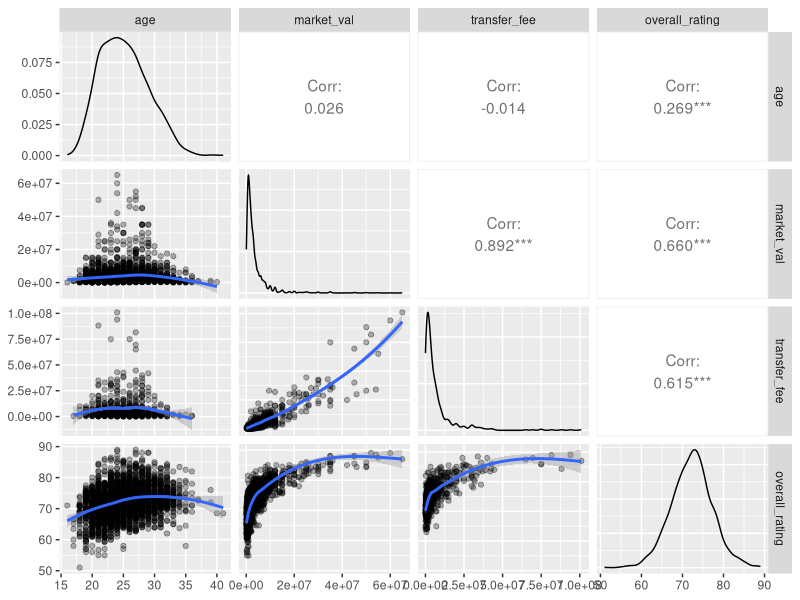
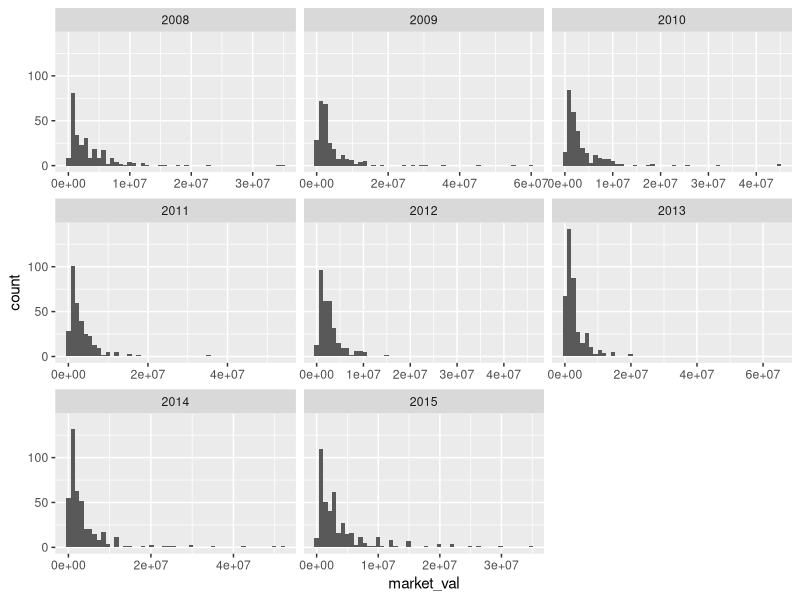
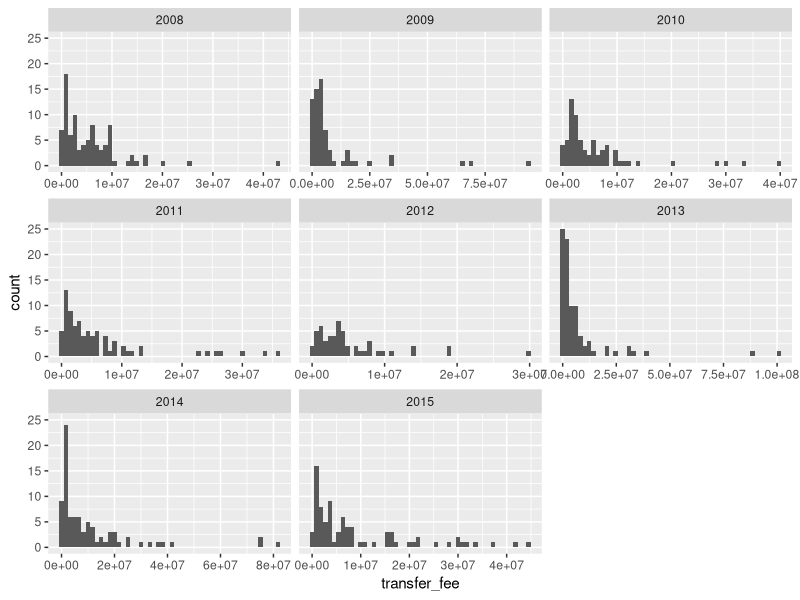
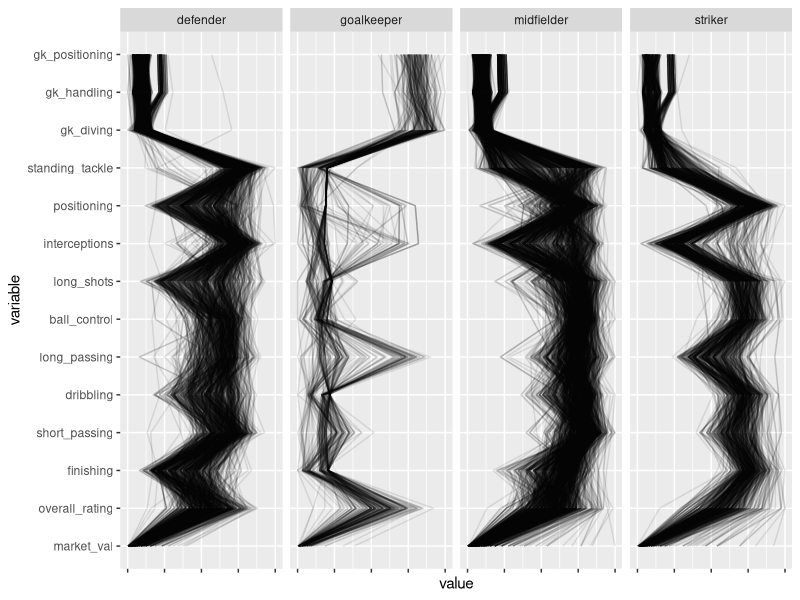
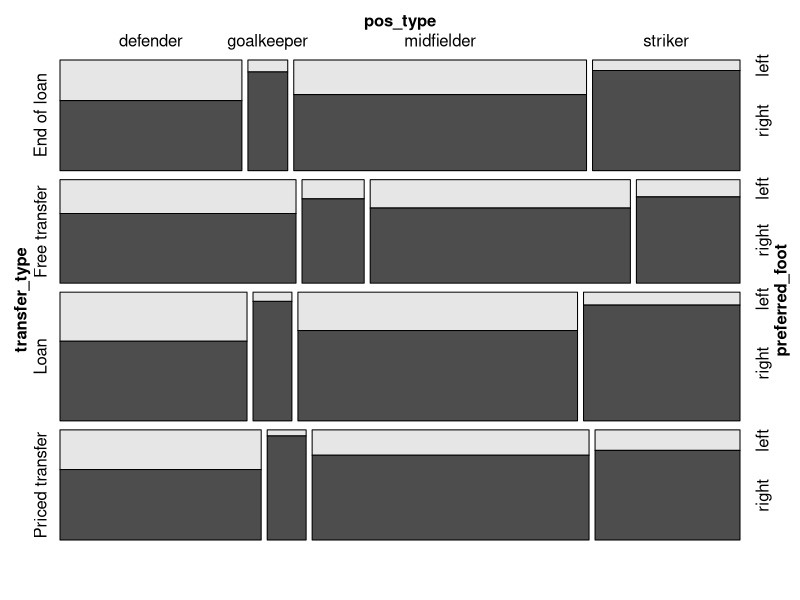

These figures' R source, in order:
## ---- chunk 1
options(warn=-1)

df <- read.csv(file="Main_Data.csv", header=TRUE, sep=",")
df$market_val <- as.numeric(as.character(df$market_val))

get_transfer_type <- function(value) {
  if (!is.na(as.numeric((value)))) {
    return ("Priced transfer")
  }
  else {
    if (value=="Loan"|value=="Loan fee:")
      return ("Loan")      
    else if (value=="Free transfer"|value=="End of loan")
      return (value)
    else
      return (NA)
  }
}

df$transfer_fee <- as.character(df$transfer_fee)
df$transfer_type <- mapply(get_transfer_type, df$transfer_fee)
df$transfer_fee <- as.numeric(df$transfer_fee)
df$transfer_type <- as.factor(df$transfer_type)

get_pos_type <- function(value) {
  offense <- c("CF","SS")
  middle <- c("AM", "LW", "RW", "CM", "DM", "RM", "LM")
  defense <- c("CB", "RB", "LB")
  goalkeep <- c("GK")
  if (value %in% offense)
    return ("striker")
  else if (value %in% middle)
    return ("midfielder")
  else if (value %in% defense)
    return ("defender")
  else if (value %in% goalkeep)
    return ("goalkeeper")
  else
    return (NA)
}

df$pos_type <- mapply(get_pos_type, df$pos)
df$pos_type <- as.factor(df$pos_type)

## ---- chunk 2
library(GGally)
library(ggplot2)

my_fn <- function(data, mapping, ...){
  p <- ggplot(data = data, mapping = mapping) + 
    geom_point(alpha = 0.3) + 
    geom_smooth(method = loess)
  p  
}

ggpairs(df[c(1,6,12,17)], lower=list(continuous=my_fn))
## ---- chunk 3
ggplot(df, aes(x=market_val)) + geom_histogram(bins=50) + 
  facet_wrap(~season, scale="free_x")
## ---- chunk 4
ggplot(df, aes(x=transfer_fee)) + geom_histogram(bins=50) + 
  facet_wrap(~season, scale="free_x")
## ---- chunk 5
cat_names <- c('1' = "defender", '2' = "goalkeeper", '3' = "midfielder", '4' = "striker")

ggparcoord(data=df, columns=c(6,17,21,23,25,28,29,39,41,42,46,48,49,51), 
  scale="uniminmax", alpha=0.1) + 
  coord_flip() + theme(axis.text.x=element_blank()) + 
  facet_grid(.~pos_type, labeller=as_labeller(cat_names))
## ---- chunk 6
library(vcd)
vcd::mosaic(preferred_foot ~ transfer_type + pos_type, data=df )
